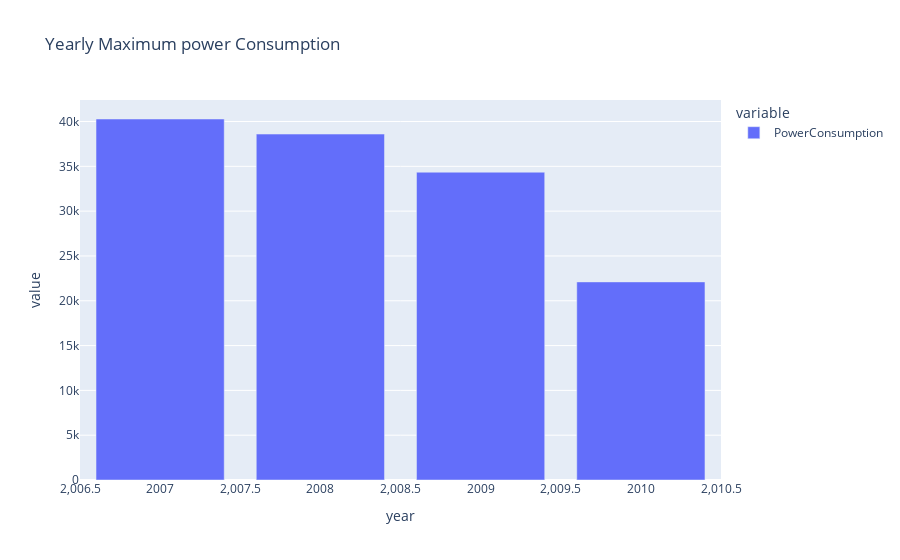

Notebook code for this chart:
### Code cell
pe.bar(df_power_consumption.groupby('year')['PowerConsumption'].max(),title="Yearly Maximum power Consumption")

### Figure 1 — Plotly figure (JSON) as saved in the notebook; plotly's stock layout.template omitted (floating-point values rounded to 4 significant figures)
{"data": [{"alignmentgroup": "True", "hovertemplate": "variable=PowerConsumption<br>year=%{x}<br>value=%{y}<extra></extra>", "legendgroup": "PowerConsumption", "marker": {"color": "#636efa", "pattern": {"shape": ""}}, "name": "PowerConsumption", "offsetgroup": "PowerConsumption", "orientation": "v", "showlegend": true, "textposition": "auto", "type": "bar", "x": [2007, 2008, 2009, 2010], "xaxis": "x", "y": [40280.0, 38600.0, 34344, 22100.0], "yaxis": "y"}], "layout": {"barmode": "relative", "legend": {"title": {"text": "variable"}, "tracegroupgap": 0}, "title": {"text": "Yearly Maximum power Consumption"}, "xaxis": {"anchor": "y", "domain": [0, 1], "title": {"text": "year"}}, "yaxis": {"anchor": "x", "domain": [0, 1], "title": {"text": "value"}}}}
